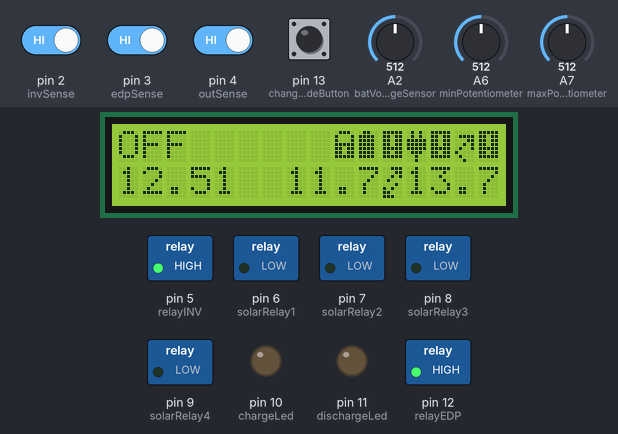
This sketch was run on a simulated Arduino Nano, built with avr-gcc and run on an emulated ATmega328P. Shown: 16×2 character LCD, switched loads named in the sketch (green lamp = pin HIGH), output pins drawn as LEDs (lit = HIGH). The test bench sets the inputs (shaded band); at power-on: pin 2 (invSense), pin 3 (edpSense), pin 4 (outSense) HIGH, pin 13 (changeModeButton) LOW, A2 (batVoltageSensor) = 512, A6 (minPotentiometer) = 512, A7 (maxPotentiometer) = 512.

Above: at 1.3 s.
1.4 s: pin 2 (invSense) driven LOW
At 2.5 s:
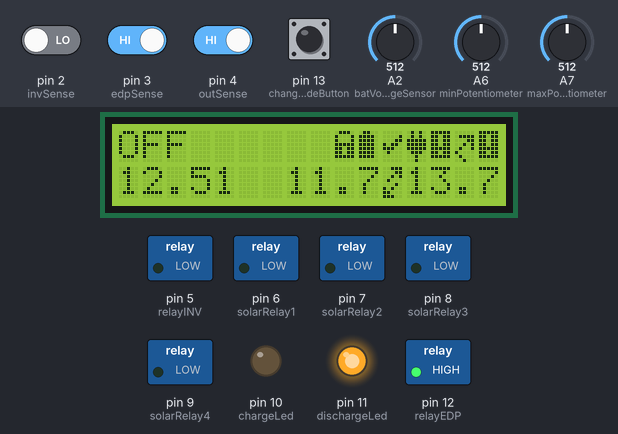
3.3 s: pin 4 (outSense) driven LOW
At 5.5 s:
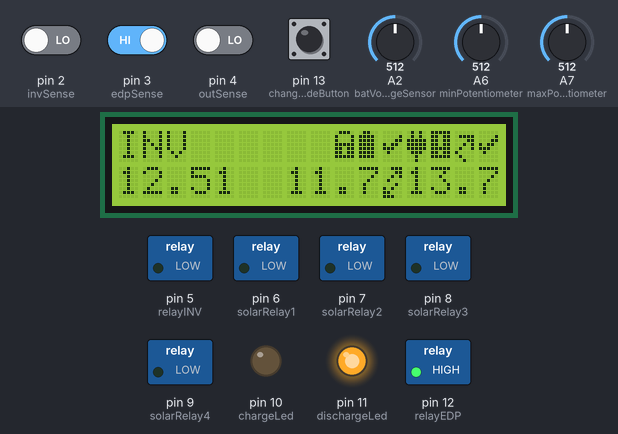
5.8 s: pin 3 (edpSense) driven LOW
At 7.7 s:
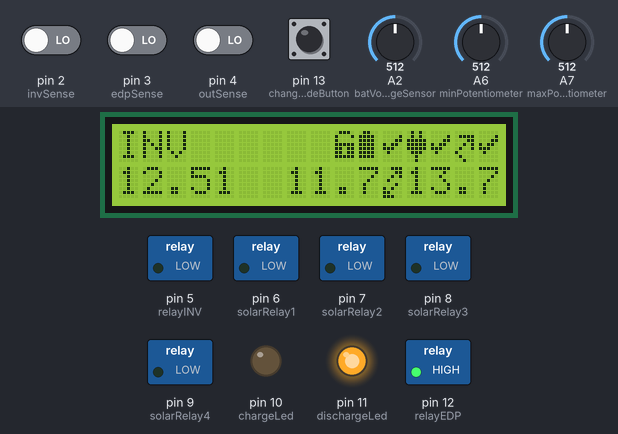
8.0 s: A2 (batVoltageSensor) set to 453
At 8.5 s:
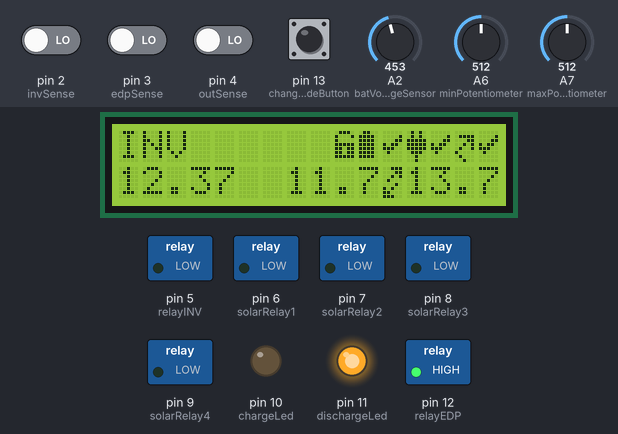
10.1 s: A2 (batVoltageSensor) set to 427
At 11.7 s:
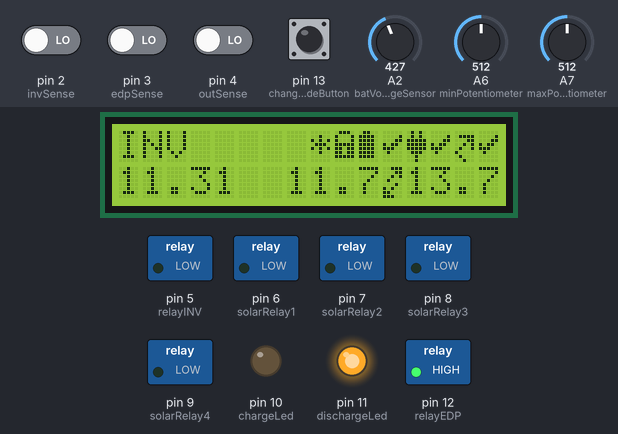
13.2 s: pin 2 (invSense) driven HIGH
At 16.2 s:
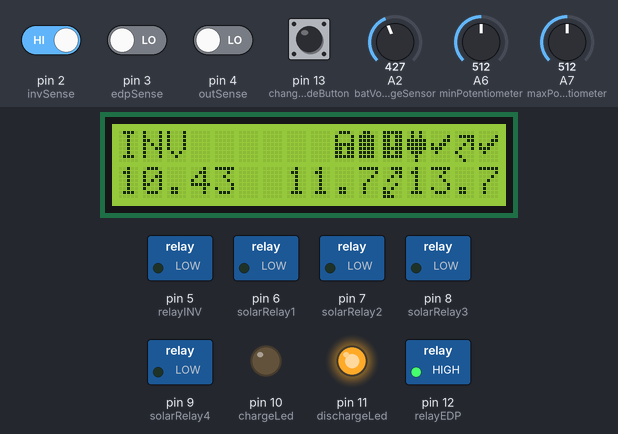
Timing chart, 0 to 17.3 s (numbered marks = the images above; inputs shaded):
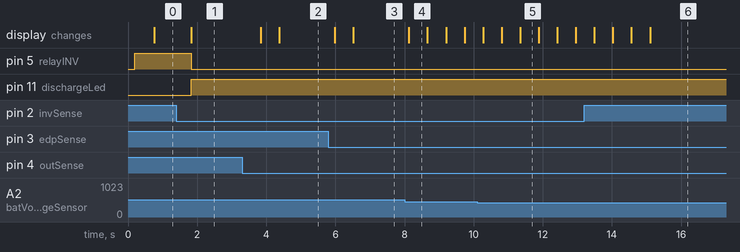

The sketch:

solar-controler.ino
```cpp
#include <Wire.h>
#include <LiquidCrystal_I2C.h>

//LiquidCrystal_I2C lcd(0x27, 2, 1, 0, 4, 5, 6, 7, 3, POSITIVE);

// Set the LCD I2C address
LiquidCrystal_I2C lcd(0x27, 16, 2); //SDA - Pin A4 //SCL - Pin A5


//Sensors PINs
//const int invVoltageSensor = A0;//not used
//const int edpVoltageSensor = A1; //not used
const int batVoltageSensor = A2;
const int minPotentiometer = A6;
const int maxPotentiometer = A7;

//230V to 5V sensors
const int invSense = 2;
const int edpSense = 3;
const int outSense = 4;

//relays PINs
const int relayEDP = 12;
const int relayINV = 5;
const int solarRelay1 = 6;
const int solarRelay2 = 7;
const int solarRelay3 = 8;
const int solarRelay4 = 9;

//leds PINs
const int chargeLed = 10;
const int dischargeLed = 11;

//buttons_Switch PINs
const int changeModeButton = 13;

//vars
float batVoltage;
//float edpVoltage;
//float invVoltage;

int invSenseStatus;
int edpSenseStatus;
int outSenseStatus;

int manualModeChange = 1;
int mode = 2; //1 = EDP; 0 = INV; 2 = ALL OFF
int edpON;
int invON;
int outON;

int countDelay;
float minPotentiometerValue;
float maxPotentiometerValue;

float minVoltage;
float maxVoltage;

//Constants
const int loopDelay = 500; //miliseconds (1000 = 1seg)
//const int ModeChangeDelay = 1000 * 60; //miliseconds (1000 = 1seg)
const int countDelayLimit = 240; //2 min to change
const int relayChangeDelay = 2000; //miliseconds (1000 = 1seg)
const int INV = 0;
const int EDP = 1;
const int OFF = 2;

//debug mode
const bool debugMode = false;

//Solar charger controler values
const float deltaMaxToMin          = 0.4;
const float chargeRelay1MaxVoltage = 14.00; //10.00
const float chargeRelay2MaxVoltage = 13.20; //12.00
const float chargeRelay3MaxVoltage = 14.40; //14.00
const float chargeRelay4MaxVoltage = 14.60; //16.00
const float chargeRelay1MinVoltage = chargeRelay1MaxVoltage - deltaMaxToMin;
const float chargeRelay2MinVoltage = chargeRelay2MaxVoltage - deltaMaxToMin;
const float chargeRelay3MinVoltage = chargeRelay3MaxVoltage - deltaMaxToMin;
const float chargeRelay4MinVoltage = chargeRelay4MaxVoltage - deltaMaxToMin;

//custom charaters
byte batPic[8]        = {0b01100, 0b11110, 0b11110, 0b11110, 0b11110, 0b11110, 0b11110, 0b00000};
byte edpONPic[8]      = {0b01010, 0b01010, 0b11111, 0b11111, 0b11111, 0b01110, 0b00100, 0b00100};
//{0b01010, 0b01010, 0b11111, 0b11111, 0b01110, 0b00100, 0b00100, 0b00000};
//{0b01010, 0b01010, 0b11111, 0b10001, 0b10001, 0b01110, 0b00100, 0b00100};
byte error[8]         = {0b11111, 0b11011, 0b11011, 0b11011, 0b11111, 0b11011, 0b11111, 0b00000};
//{0b00000, 0b11011, 0b01010, 0b00100, 0b00100, 0b01010, 0b11011, 0b00000};
byte separatorPic[8]  = {0b00111, 0b00011, 0b00101, 0b01000, 0b00010, 0b10100, 0b11000, 0b11100};
//{0b01000, 0b11111, 0b01000, 0b00000, 0b00010, 0b11111, 0b00010, 0b00000};
byte ok[8]            = {0b00000, 0b00001, 0b00011, 0b10110, 0b11100, 0b01000, 0b00000, 0b00000};
byte out[8]           = {0b00000, 0b01111, 0b00011, 0b00101, 0b01001, 0b10000, 0b01000, 0b00100};
byte lock[8]          = {0b01110, 0b10001, 0b10001, 0b11111, 0b11011, 0b11011, 0b11111, 0b00000};
byte unlock[8]        = {0b01110, 0b10001, 0b10000, 0b11111, 0b11011, 0b11011, 0b11111, 0b00000};
//byte clock[8]         = {0b00000, 0b00000, 0b01010, 0b10101, 0b10111, 0b10001, 0b01010, 0b00000};


void setup()
{
  if (debugMode) {
    Serial.begin(9600);
    Serial.println("Debug ON");
  }
  lcd.init();
  lcd.begin(16,2);
  lcd.backlight();
  lcd.clear();

  //Set the custom charaters
  lcd.createChar(0, batPic);
  lcd.createChar(1, edpONPic);
  lcd.createChar(2, error);
  lcd.createChar(3, separatorPic);
  lcd.createChar(4, ok);
  lcd.createChar(5, out);
  lcd.createChar(6, lock);
  lcd.createChar(7, unlock);
  //lcd.createChar(8, clock);
  //pins
  pinMode(batVoltageSensor, INPUT);
  //pinMode(edpVoltageSensor, INPUT); //not used
  //pinMode(invVoltageSensor, INPUT); //not used
  pinMode(invSense, INPUT_PULLUP);
  pinMode(edpSense, INPUT_PULLUP);
  pinMode(outSense, INPUT_PULLUP);

  //relays
  pinMode(relayEDP, OUTPUT);
  pinMode(relayINV, OUTPUT);
  pinMode(solarRelay1, OUTPUT);
  pinMode(solarRelay2, OUTPUT);
  pinMode(solarRelay3, OUTPUT);
  pinMode(solarRelay4, OUTPUT);

  //Leds
  pinMode(chargeLed, OUTPUT);
  pinMode(dischargeLed, OUTPUT);

  //buttons
  pinMode(changeModeButton, INPUT);

  //setMode(1); //start as charging
  //digitalWrite(dischargeLed, HIGH); // HIGH = LED ON
  digitalWrite(relayEDP, HIGH);     // HIGH = relay OFF
  digitalWrite(relayINV, HIGH);     // HIGH = relay OFF
}


void debugPrint(int i, char *txt)
{
  if (debugMode) {
    switch (i)
    {
    case 1: //
      Serial.print(txt);
      break;
    default:
      Serial.println(txt);
      break;
    }
  }
}


//Bat Voltage Stuff
#define BAT_VAL_SIZE 10
float batValues[BAT_VAL_SIZE];

struct Tuple {
  int count;
  float mean;
};

struct Tuple countAndMean() {
  int count = 0;
  float countF = 0.0;
  float sum = 0.0;
  for (int i = 0; i < BAT_VAL_SIZE; i++) {
    if (batValues[i] > 0) {
      sum += batValues[i];
      count++;
      countF++;
    } else {
      break;
    }
  }

  Tuple result;
  if (count == 0) {
    float batValue = getBatVoltage();
    batValues[0] = batValue;
    result = {1, batValue};
  } else {
    result = {count, sum / countF};
  }
  return result;
}


float getBatVoltage() { //ANALOG READ
  //float intPart = 12.0;
  //float decimalPart = random(0,200) / 1000.0;
  //float batValue = intPart + decimalPart;
  //debugPrint(0,batValue);
  float batValue = analogRead(batVoltageSensor) / 40.92; //40.92

  return batValue;
}

float updateBatValues() {
  Tuple cm = countAndMean();
  float updatedVal = getBatVoltage();

  for (int i = 0; i < cm.count; i++) {
    if (cm.count < BAT_VAL_SIZE) {
      batValues[cm.count] = updatedVal;
    } else if (i < cm.count - 1) {
      batValues[i] = batValues[i + 1];
    } else {
      batValues[i] = updatedVal;
    }
  }

  cm = countAndMean();
  //debugPrint(1,cm.count);
  //debugPrint(1," - ");
  //debugPrint(0,cm.mean);
  return cm.mean;
}


float roundToOneDecimal(float x) {
  return (int)(x * 10) / 10.0;
}


void updatePics()
{
  /*
  lcd.createChar(0, batPic);
  lcd.createChar(1, edpONPic);
  lcd.createChar(2, error);
  lcd.createChar(3, separatorPic);
  lcd.createChar(4, ok);
  lcd.createChar(5, out);
  lcd.createChar(6, lock);
  lcd.createChar(7, unlock);
  */

  lcd.setCursor(10, 0);
  lcd.write((uint8_t)0);
  lcd.setCursor(12, 0);
  lcd.write((uint8_t)1);
  lcd.setCursor(14, 0);
  lcd.write((uint8_t)5);


  if (invSenseStatus) {
    lcd.setCursor(11, 0);
    lcd.write((uint8_t)4);
  } else {
    lcd.setCursor(11, 0);
    lcd.write((uint8_t)2);
  }


  if (edpSenseStatus) {
    lcd.setCursor(13, 0);
    lcd.write((uint8_t)4);
  } else {
    lcd.setCursor(13, 0);
    lcd.write((uint8_t)2);
  }

  if (outSenseStatus) {
    lcd.setCursor(15, 0);
    lcd.write((uint8_t)4);
  } else {
    lcd.setCursor(15, 0);
    lcd.write((uint8_t)2);
  }

  if (manualModeChange) {
    lcd.setCursor(9, 0);
    lcd.write((uint8_t)7);
  } else {
    lcd.setCursor(9, 0);
    lcd.write((uint8_t)6);
  }

  if (countDelay > 0) {
    lcd.setCursor(8, 0);
    lcd.print("*");
  } else {
    lcd.setCursor(8, 0);
    lcd.print(" ");
  }
}


void updateDisplay()
{
  if (batVoltage < 10) {
    lcd.setCursor(0, 1);
    lcd.print(batVoltage, 2);
    lcd.print(" ");
  } else {
    lcd.setCursor(0, 1);
    lcd.print(batVoltage, 2);
  }

  lcd.setCursor(7, 1);
  lcd.print(minVoltage, 1);
  lcd.setCursor(11,1);//
  lcd.write((uint8_t)3);
  lcd.setCursor(12,1);//
  lcd.print(maxVoltage, 1);

  updatePics();

  switch (mode) {
  case 0:
    //mode == 0  Inverter
    lcd.setCursor(0, 0);
    lcd.print("INV");
    //debugPrint(0,"Battery power...");
    break;
  case 1:
    //mode == 1  EDP
    lcd.setCursor(0, 0);
    lcd.print("EDP");
    //debugPrint(0,"Mains Power...");
    break;
  default:
    //mode == 2  All OFF
    lcd.setCursor(0, 0);
    lcd.print("OFF");
    break;
  }
}

void updatePinsData()
{
  //Mode button
  if (digitalRead(changeModeButton)) buttonPressed();

  //Voltage Readers
  batVoltage = updateBatValues();
  //batVoltage = analogRead(batVoltageSensor) / 40.92; //40.92 (already updated)
  //edpVoltage = analogRead(edpVoltageSensor) / 40.92; //40.92 //not used
  //invVoltage = analogRead(invVoltageSensor) / 40.92; //40.92 //not used
  invSenseStatus = !digitalRead(invSense); // !digitalRead(invSense);
  edpSenseStatus = !digitalRead(edpSense); // !digitalRead(edpSense);
  outSenseStatus = !digitalRead(outSense); // !digitalRead(outSense);
  invON = invSenseStatus;
  edpON = edpSenseStatus;
  outON = outSenseStatus;

  //Potentiometer reads
  minPotentiometerValue = analogRead(minPotentiometer);
  maxPotentiometerValue = analogRead(maxPotentiometer);

  minVoltage = roundToOneDecimal(minPotentiometerValue / (1023 / 1.5)) + 11;
  maxVoltage = roundToOneDecimal(maxPotentiometerValue / (1023 / 1.5)) + 13;

  /*
    debugPrint(1,"Bat: ");
    debugPrint(1,batVoltage);
    debugPrint(1,"\tEDP: ");
    debugPrint(1,edpVoltage);
    debugPrint(1,"\tINV: ");
    debugPrint(1,invVoltage);
    debugPrint(0,"");
  */
}


void setMode(int m) {
  countDelay = 0;
  if (mode != m) {
    mode = m;
    // ALL OFF
    digitalWrite(relayEDP, HIGH);     // HIGH = relay OFF
    digitalWrite(relayINV, HIGH);     // HIGH = relay OFF
    digitalWrite(chargeLed, LOW);     // HIGH = led ON
    digitalWrite(dischargeLed, LOW);  // HIGH = led ON

    while (outSenseStatus){
      debugPrint(0,"w8 for out = OFF");
      delay(relayChangeDelay);
      outSenseStatus = !digitalRead(outSense);
    }


    switch (mode) {
    case INV:
      //mode == 0  Inverter
      digitalWrite(relayINV, LOW);        // HIGH = relay OFF
      digitalWrite(dischargeLed, HIGH);   // HIGH = led ON
      debugPrint(0,"Battery power...");
      while (!outSenseStatus)
      {
        debugPrint(0,"w8 for out = ON");
        delay(relayChangeDelay);
        outSenseStatus = !digitalRead(outSense);
        if (outSenseStatus) {
          lcd.setCursor(15, 0);
          lcd.write((uint8_t)4);
        } else {
          lcd.setCursor(15, 0);
          lcd.write((uint8_t)2);
        }
      }
      break;
    case EDP:
      //mode == 1  EDP
      digitalWrite(relayEDP, LOW);     // HIGH = relay OFF
      digitalWrite(chargeLed, HIGH);   // HIGH = led ON
      debugPrint(0,"Mains Power...");
      while (!outSenseStatus)
      {
        debugPrint(0,"w8 for out = ON");
        delay(relayChangeDelay);
        outSenseStatus = !digitalRead(outSense);
        if (outSenseStatus) {
          lcd.setCursor(15, 0);
          lcd.write((uint8_t)4);
        } else {
          lcd.setCursor(15, 0);
          lcd.write((uint8_t)2);
        }
      }
      break;
    default:
      //mode == 2  All OFF
      debugPrint(0,"All Off...");
      break;
    }
  }
}

void setModeWithDelay(int m) {
  if (mode != m) {
    countDelay = countDelay + 1;
    //char *t = "%i",countDelayLimit;
    //debugPrint(1,t);
    //debugPrint(1," --- ");
    //debugPrint(0,countDelay);

    if (countDelay > countDelayLimit) {
      setMode(m);
    }
  }

}


void buttonPressed()
{
  delay(relayChangeDelay);
  if (mode == 2){
    if (edpSenseStatus){
      lcd.setCursor(0, 0);
      lcd.print("ON ");
      delay(relayChangeDelay);
      setMode(EDP);
    } else if(invSenseStatus){
      lcd.setCursor(0, 0);
      lcd.print("ON ");
      delay(relayChangeDelay);
      setMode(INV);
    }
  } else if (manualModeChange){
    debugPrint(0,"buttonPressed - Wating 3 secs...");
    lcd.setCursor(0, 0);
    lcd.print("O.Manual");
    delay(relayChangeDelay);
    switch (mode)
    {
    case INV:
      setMode(EDP);
      break;
    case EDP:
      setMode(INV);
      break;
    }
    lcd.setCursor(0, 0);
    lcd.print("         ");
  }
}


void automaticOperation() {

  if (outON){ //Normal Operation
    debugPrint(0,"automaticOperation - outON");
    if (edpON && invON) {
      if (batVoltage < minVoltage) {
      //debugPrint(0,"< 12V");
      manualModeChange = 0;
      setModeWithDelay(EDP);
      } else if (batVoltage > maxVoltage) {
      //debugPrint(0,"> 14V");
      manualModeChange = 0;
      setModeWithDelay(INV);
      } else {
        manualModeChange = 1;
        countDelay = 0;
      }
    } else{
      manualModeChange = 0;
      countDelay = 0;
    }
  } else{
    if (invON) {
      manualModeChange = 0;
      setMode(INV);
    } else if (edpON) {
      manualModeChange = 0;
      setMode(EDP);
    } else {
      manualModeChange = 0;
      setMode(OFF);
    }
  }
}


void solarChargeController() {
  //Turn OFF relays
  if (batVoltage < chargeRelay1MaxVoltage)
  {
    //do nothing
  } else if (batVoltage < chargeRelay2MaxVoltage)
  {
    digitalWrite(solarRelay1, HIGH);
  } else if (batVoltage < chargeRelay3MaxVoltage)
  {
    digitalWrite(solarRelay1, HIGH);
    digitalWrite(solarRelay2, HIGH);
  } else if (batVoltage < chargeRelay4MaxVoltage)
  {
    digitalWrite(solarRelay1, HIGH);
    digitalWrite(solarRelay2, HIGH);
    digitalWrite(solarRelay3, HIGH);
  } else
  {
    digitalWrite(solarRelay1, HIGH);
    digitalWrite(solarRelay2, HIGH);
    digitalWrite(solarRelay3, HIGH);
    digitalWrite(solarRelay4, HIGH);
  }
  //Turn ON relays
  if (batVoltage < chargeRelay1MinVoltage)
  {
    digitalWrite(solarRelay1, LOW);
    digitalWrite(solarRelay2, LOW);
    digitalWrite(solarRelay3, LOW);
    digitalWrite(solarRelay4, LOW);
  } else if (batVoltage < chargeRelay2MinVoltage)
  {
    digitalWrite(solarRelay2, LOW);
    digitalWrite(solarRelay3, LOW);
    digitalWrite(solarRelay4, LOW);
  } else if (batVoltage < chargeRelay3MinVoltage)
  {
    digitalWrite(solarRelay3, LOW);
    digitalWrite(solarRelay4, LOW);
  } else if (batVoltage < chargeRelay4MinVoltage)
  {
    digitalWrite(solarRelay4, LOW);
  } else
  {
    //do nothing
  }

}


void loop()
{
  updatePinsData();
  updateDisplay();
  automaticOperation();
  solarChargeController();

  delay(loopDelay);
}
```

Measured:
- the behaviour switches between 446 and 445 on A2 (batVoltageSensor) (found by bisection; images 4 and 5)
- after the input at 1.4 s, pin 5 (relayINV): HIGH → LOW after 0.43 s; pin 11 (dischargeLed): LOW → HIGH after 0.43 s; the display: changes after 0.43 s (image 1)
- after the input at 3.3 s, the display: first changes after 0.54 s (image 2 shows a later state)
- after the input at 5.8 s, the display: first changes after 0.18 s (image 3 shows a later state)
- after the input at 8.0 s, the display: changes after 0.13 s (image 4)
- after the input at 13.2 s, the display: first changes after 0.29 s (image 6 shows a later state)
- what the display in image 4 shows lasts 0.6 s, from 8.1 s to 8.7 s
